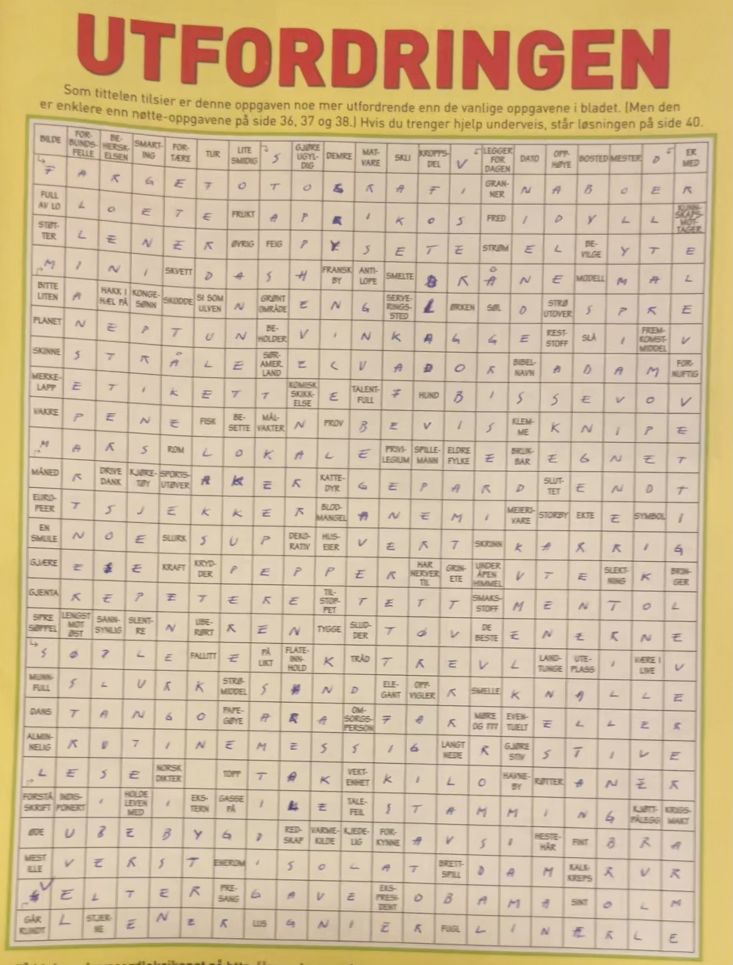
#> input picture crossword-2.png, 2199 x 2894 px (shown at 1/3 size)
$ jupyter execute sudukoMain.ipynb
#> lines starting #> are read from the running program, lines starting #| are printed output that depends on the picture; after the words box and inside, x2 and y2 are one past the last pixel; in counts of white or black regions, pixels touching at a corner belong together
### utils.py
import cv2
import numpy as np

# most of the code is taken from here:
# https://github.com/murtazahassan/Optical-Mark-Recognition-OPENCV/blob/master/utlis.py

#### 1 - Preprocessing Image
def preProcess(img):
    imgGrayscale = cv2.cvtColor(img, cv2.COLOR_BGR2GRAY) # CONVERT IMAGE TO GRAY SCALE
    imgMaxContrastGrayscale = maximizeContrast(imgGrayscale)
    imgBlur = cv2.GaussianBlur(imgMaxContrastGrayscale, (5, 5), 1) # ADD GAUSSIAN BLUR

    imgThreshold = cv2.adaptiveThreshold(
        imgBlur,
        maxValue=255.0,
        adaptiveMethod=cv2.ADAPTIVE_THRESH_GAUSSIAN_C,
        thresholdType=cv2.THRESH_BINARY_INV,
        blockSize=11,
        C=2
    )

    return imgThreshold

#### 1.1 - Preprocessing Image
def maximizeContrast(imgGrayscale):
    height, width = imgGrayscale.shape

    imgTopHat = np.zeros((height, width, 1), np.uint8)
    imgBlackHat = np.zeros((height, width, 1), np.uint8)

    structuringElement = cv2.getStructuringElement(cv2.MORPH_RECT, (3, 3))

    imgTopHat = cv2.morphologyEx(imgGrayscale, cv2.MORPH_TOPHAT, structuringElement)
    imgBlackHat = cv2.morphologyEx(imgGrayscale, cv2.MORPH_BLACKHAT, structuringElement)

    imgGrayscalePlusTopHat = cv2.add(imgGrayscale, imgTopHat)
    imgGrayscalePlusTopHatMinusBlackHat = cv2.subtract(imgGrayscalePlusTopHat, imgBlackHat)

    return imgGrayscalePlusTopHatMinusBlackHat

#### 2 - FINDING THE BIGGEST CONTOUR WITH OPTIONALLY 4 SIDES
def biggestContour(contours, is4Sides = True, minArea = 50):
    biggest = np.array([])
    max_area = 0
    for cnt in contours:
        area = cv2.contourArea(cnt)
        if area > minArea:
            if is4Sides:
                peri = cv2.arcLength(cnt, True)
                approx = cv2.approxPolyDP(cnt, 0.02 * peri, True)
                if area > max_area and len(approx) == 4:
                    biggest = approx
                    max_area = area
            else:
                if area > max_area:
                    biggest = cnt
                    max_area = area

    return biggest, max_area

#### 3 - Reorder points for Warp Perspective, expects only 4 points
def reorder(myPoints):
    myPoints = myPoints.reshape((4, 2))
    myPointsNew = np.zeros((4, 1, 2), dtype=np.int32)
    add = myPoints.sum(1)
    myPointsNew[0] = myPoints[np.argmin(add)]
    myPointsNew[3] = myPoints[np.argmax(add)]
    diff = np.diff(myPoints, axis=1)
    myPointsNew[1] = myPoints[np.argmin(diff)]
    myPointsNew[2] = myPoints[np.argmax(diff)]
    return myPointsNew

## 4 - TO STACK ALL THE IMAGES IN ONE WINDOW
def stackImages(imgArray,scale,labels=[]):
    rows = len(imgArray)
    cols = len(imgArray[0])
    rowsAvailable = isinstance(imgArray[0], list)
    width = imgArray[0][0].shape[1]
    height = imgArray[0][0].shape[0]
    if rowsAvailable:
        for x in range ( 0, rows):
            for y in range(0, cols):
                imgArray[x][y] = cv2.resize(imgArray[x][y], (0, 0), None, scale, scale)
                if len(imgArray[x][y].shape) == 2: imgArray[x][y]= cv2.cvtColor( imgArray[x][y], cv2.COLOR_GRAY2BGR)
        imageBlank = np.zeros((height, width, 3), np.uint8)
        hor = [imageBlank]*rows
        hor_con = [imageBlank]*rows
        for x in range(0, rows):
            hor[x] = np.hstack(imgArray[x])
            hor_con[x] = np.concatenate(imgArray[x])
        ver = np.vstack(hor)
        # ver_con = np.concatenate(hor)
    else:
        for x in range(0, rows):
            imgArray[x] = cv2.resize(imgArray[x], (0, 0), None, scale, scale)
            if len(imgArray[x].shape) == 2: imgArray[x] = cv2.cvtColor(imgArray[x], cv2.COLOR_GRAY2BGR)
        hor= np.hstack(imgArray)
        hor_con= np.concatenate(imgArray)
        ver = hor
    if len(labels) != 0:
        eachImgWidth= int(ver.shape[1] / cols)
        eachImgHeight = int(ver.shape[0] / rows)
        fontSize = min(width,height)/(400/scale)
        for d in range(0, rows):
            for c in range (0,cols):
                cv2.rectangle(ver,(c*eachImgWidth,eachImgHeight*d),(c*eachImgWidth+len(labels[d][c])*int(25*fontSize),eachImgHeight*d+10*int(3.5*fontSize)),(255,255,255),cv2.FILLED)
                cv2.putText(ver,labels[d][c],(eachImgWidth*c+int(8*fontSize),eachImgHeight*d+int(24*fontSize)),cv2.FONT_HERSHEY_COMPLEX,fontSize,(255,0,255),int(fontSize/2))
    return ver

### sudukoMain.ipynb
[cell 1]
import cv2
import numpy as np
import matplotlib.pyplot as plt
from utils import *

########################################################################
# pathImage = "sudoku.jpeg"
pathImage = "crossword-2.png"
heightImg = 1000
widthImg = 1000
########################################################################

#### 1. PREPARE THE IMAGE
img = cv2.imread(pathImage)
#> img is the input picture: shape (2894, 2199, 3); mean B, G, R 156, 187.6, 208.7
img = cv2.resize(img, (widthImg, heightImg))  # RESIZE IMAGE TO MAKE IT A SQUARE IMAGE
#> img: shape (1000, 1000, 3)
imgBlank = np.zeros((heightImg, widthImg, 3), np.uint8)  # CREATE A BLANK IMAGE FOR TESTING DEBUGGING IF REQUIRED
imgThreshold = preProcess(img)
#> in maximizeContrast, `imgTopHat = cv2.morphologyEx(imgGrayscale, cv2.MORPH_TOPHAT, structuri..`:
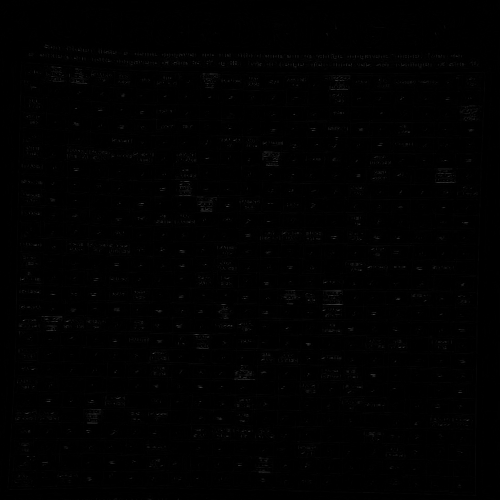
#> imgTopHat: shape (1000, 1000) (shown at 1/2 size); min 0, max 82, mean 1
#> in maximizeContrast, `imgBlackHat = cv2.morphologyEx(imgGrayscale, cv2.MORPH_BLACKHAT, struc..`:
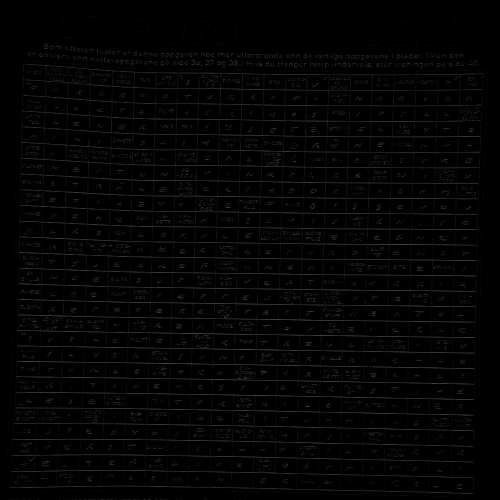
#> imgBlackHat: shape (1000, 1000) (shown at 1/2 size); min 0, max 107, mean 4.2
#> in maximizeContrast, `imgGrayscalePlusTopHatMinusBlackHat = cv2.subtract(imgGrayscalePlusTop..`:
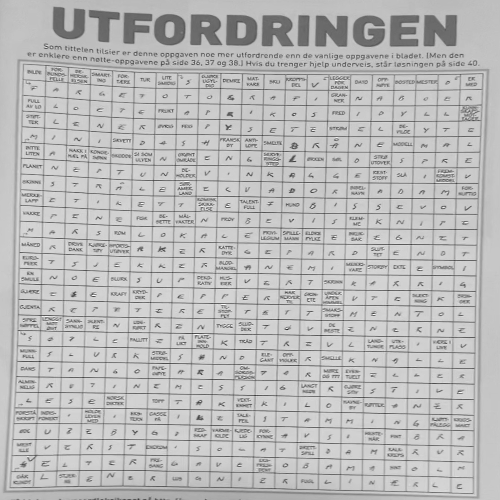
#> imgGrayscalePlusTopHatMinusBlackHat: shape (1000, 1000) (shown at 1/2 size); min 0, max 255, mean 187.1
#> in preProcess, `imgThreshold = cv2.adaptiveThreshold( imgBlur, maxValue=255.0, adaptiv..`:
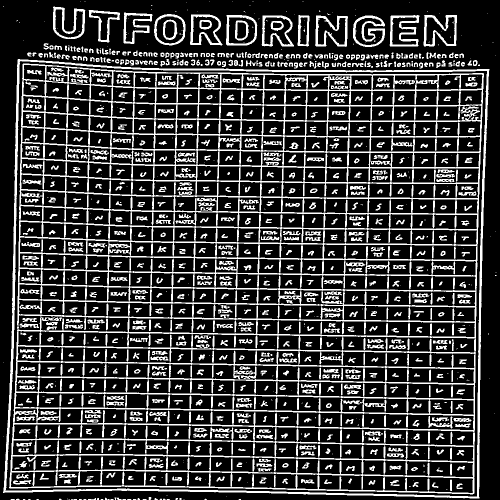
#> imgThreshold: shape (1000, 1000) (shown at 1/2 size); 23.7% white; 1279 white regions (297 under 20 px)

#### 2. FIND ALL CONTOURS
imgContours = img.copy() # COPY IMAGE FOR DISPLAY PURPOSES
imgBigContour = img.copy() # COPY IMAGE FOR DISPLAY PURPOSES
(cnts, _) = cv2.findContours(imgThreshold, cv2.RETR_EXTERNAL, cv2.CHAIN_APPROX_SIMPLE) # FIND ALL CONTOURS
#> cnts = 286 contours, 127 with area under 20; largest, box (x1, y1, x2, y2) and area: (6, 118, 979, 997) 799838, (452, 30, 515, 91) 3348, (308, 28, 371, 91) 3194, (847, 30, 914, 93) 3193, (630, 31, 696, 94) 3056
cv2.drawContours(imgContours, cnts, -1, (0, 255, 0), 3) # DRAW ALL DETECTED CONTOURS
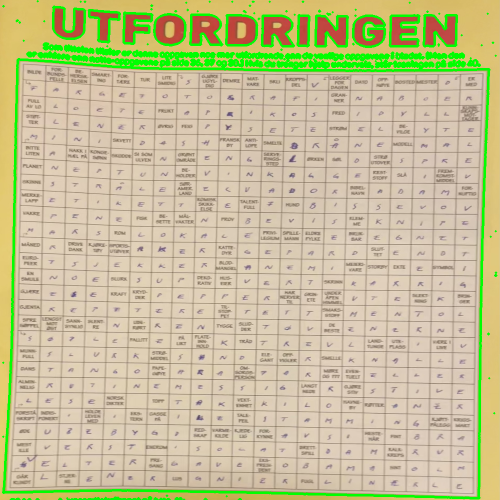
#> imgContours: shape (1000, 1000, 3) (shown at 1/2 size); mean B, G, R 151, 193, 198

#### 3. FIND THE BIGGEST CONTOUR AND USE IT AS SUDOKU
biggest, maxArea = biggestContour(cnts) # FIND THE BIGGEST CONTOUR
#> the loop in biggestContour, `for cnt in contours:` made 286 passes
#> (area, peri, biggest, max_area) on pass 127: (799837.5, 3723.8, [[35, 119], [6, 985], [958, 996], [978, 138]], 799837.5)
#> (area, peri) on passes 52, 54, 57, 60, 71, 73: (77.5, 83.36), (54.5, 33.07), (57, 31.31), (58, 37.31), (60.5, 39.9), (54.5, 60.04)
#> after the loop in biggestContour, `for cnt in contours:`: max_area = 799837.5
#> biggest = [[35, 119], [6, 985], [958, 996], [978, 138]]; maxArea = 799837.5
print(biggest)
#| [[[ 35 119]]
#|  [[  6 985]]
#|  [[958 996]]
#|  [[978 138]]]
if biggest.size != 0:
    biggest = reorder(biggest)
#> in reorder, `myPoints = myPoints.reshape((4, 2))`: myPoints = [[35, 119], [6, 985], [958, 996], [978, 138]]
#> in reorder, `add = myPoints.sum(1)`: add = [154, 991, 1954, 1116]
#> in reorder, `diff = np.diff(myPoints, axis=1)`: diff = [84, 979, 38, -840]
#> biggest = [[35, 119], [978, 138], [6, 985], [958, 996]]
    print(biggest)
#| [[[ 35 119]]
#|  [[978 138]]
#|  [[  6 985]]
#|  [[958 996]]]
    cv2.drawContours(imgBigContour, biggest, -1, (0, 0, 255), 25) # DRAW THE BIGGEST CONTOUR
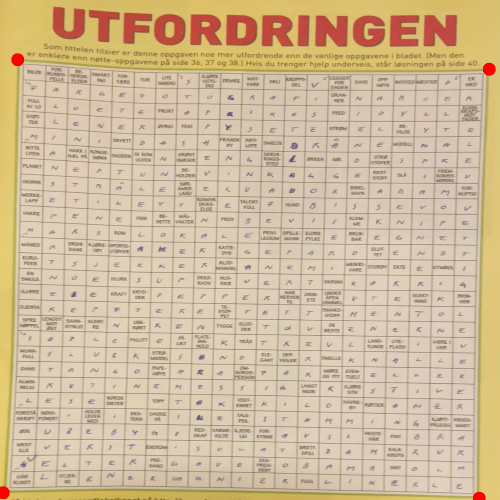
#> imgBigContour: shape (1000, 1000, 3) (shown at 1/2 size); mean B, G, R 155.7, 187.2, 208.7
    pts1 = np.float32(biggest) # PREPARE POINTS FOR WARP
#> pts1 = [[35, 119], [978, 138], [6, 985], [958, 996]]
    pts2 = np.float32([[0, 0],[widthImg, 0], [0, heightImg],[widthImg, heightImg]]) # PREPARE POINTS FOR WARP
    matrix = cv2.getPerspectiveTransform(pts1, pts2) # GER
#> matrix = [[1.05, 0.0352, -40.96], [-0.0235, 1.17, -137.9], [-1.01e-05, 1.05e-05, 1]]
    imgWarpColored = cv2.warpPerspective(img, matrix, (widthImg, heightImg))
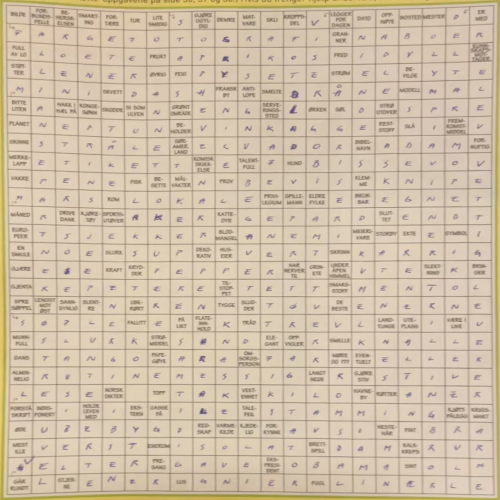
#> imgWarpColored: shape (1000, 1000, 3) (shown at 1/2 size); mean B, G, R 168.4, 191.5, 208.2
    imgDetectedDigits = imgBlank.copy()
    imgWarpBW = cv2.cvtColor(imgWarpColored,cv2.COLOR_BGR2GRAY)
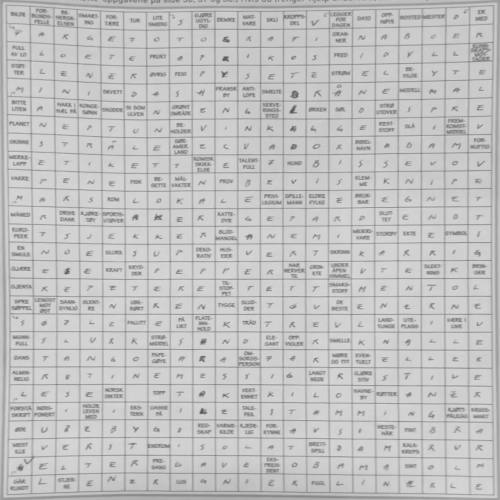
#> imgWarpBW: shape (1000, 1000) (shown at 1/2 size); min 79, max 225, mean 193.9

    # Image Array for Display
    imageArray = ([img, imgThreshold, imgContours, imgBigContour],
                  [imgWarpColored, imgWarpBW, imgBlank, imgBlank] )
    stackedImage = stackImages(imageArray, 1,
        [['raw', 'threshold', 'contours', 'big contour'],
        ['warp color', 'warp bw', 'blank', 'blank']])
#> in stackImages, `rows = len(imgArray)`: rows = 2
#> in stackImages, `cols = len(imgArray[0])`: cols = 4
#> in stackImages, `rowsAvailable = isinstance(imgArray[0], list)`: rowsAvailable = True
#> in stackImages, `hor = [imageBlank]*rows`: hor = 2 items
#> in stackImages, `ver = np.vstack(hor)`:
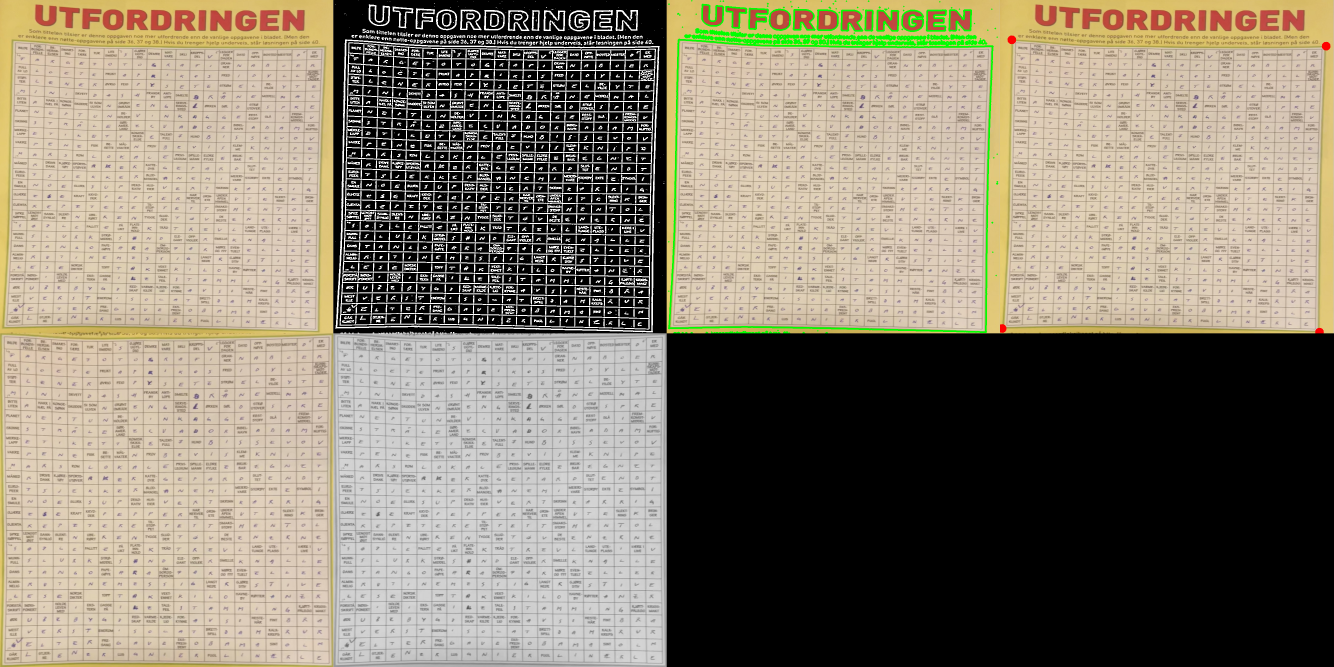
#> ver: shape (2000, 4000, 3) (shown at 1/3 size); mean of channels 0, 1, 2 110.7, 126.7, 134.7; drawn as B, G, R
#> in stackImages, `eachImgWidth= int(ver.shape[1] / cols)`: eachImgWidth = 1000
#> after the loop in stackImages, `for d in range(0, rows):`:
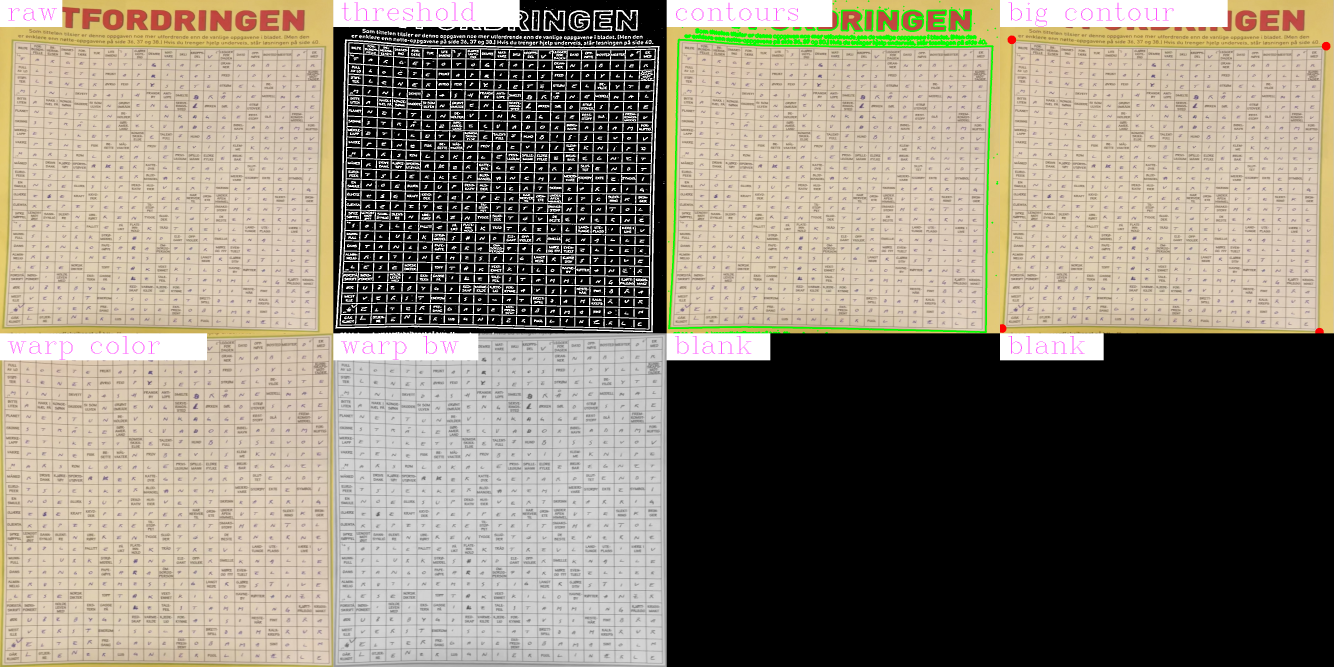
#> ver: shape (2000, 4000, 3) (shown at 1/3 size); mean of channels 0, 1, 2 116.8, 131.3, 139; drawn as B, G, R
    cv2.imshow('Stacked Images', stackedImage)

else:
    print("No Sudoku Found")

cv2.waitKey(0)
#> Out = 27
